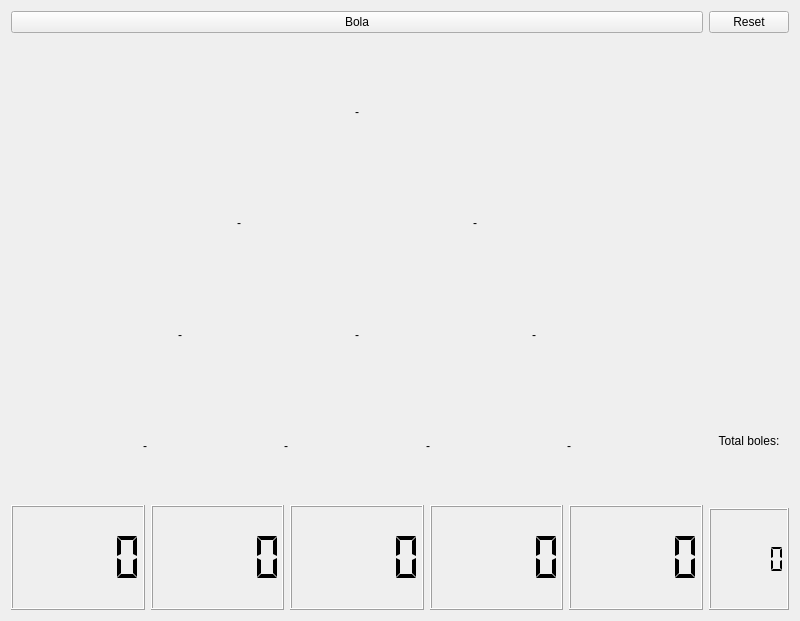
<?xml version="1.0" encoding="UTF-8"?>
<ui version="4.0">
 <class>Galton</class>
 <widget class="QWidget" name="Galton">
  <property name="geometry">
   <rect>
    <x>0</x>
    <y>0</y>
    <width>800</width>
    <height>621</height>
   </rect>
  </property>
  <property name="windowTitle">
   <string>Galton</string>
  </property>
  <layout class="QGridLayout" name="gridLayout">
   <item row="0" column="0">
    <layout class="QHBoxLayout" name="horizontalLayout_3">
     <item>
      <layout class="QVBoxLayout" name="verticalLayout_2">
       <item>
        <widget class="QPushButton" name="pushButton">
         <property name="text">
          <string>Bola</string>
         </property>
         <property name="shortcut">
          <string>Alt+B</string>
         </property>
        </widget>
       </item>
       <item>
        <spacer name="horizontalSpacer">
         <property name="orientation">
          <enum>Qt::Horizontal</enum>
         </property>
         <property name="sizeHint" stdset="0">
          <size>
           <width>40</width>
           <height>20</height>
          </size>
         </property>
        </spacer>
       </item>
       <item>
        <widget class="MyLabel" name="label">
         <property name="text">
          <string>-</string>
         </property>
         <property name="alignment">
          <set>Qt::AlignCenter</set>
         </property>
        </widget>
       </item>
       <item>
        <layout class="QHBoxLayout" name="horizontalLayout_4">
         <item>
          <spacer name="horizontalSpacer_11">
           <property name="orientation">
            <enum>Qt::Horizontal</enum>
           </property>
           <property name="sizeHint" stdset="0">
            <size>
             <width>40</width>
             <height>20</height>
            </size>
           </property>
          </spacer>
         </item>
         <item>
          <widget class="MyLabel" name="label_2">
           <property name="text">
            <string>-</string>
           </property>
           <property name="alignment">
            <set>Qt::AlignCenter</set>
           </property>
          </widget>
         </item>
         <item>
          <spacer name="horizontalSpacer_13">
           <property name="orientation">
            <enum>Qt::Horizontal</enum>
           </property>
           <property name="sizeHint" stdset="0">
            <size>
             <width>40</width>
             <height>20</height>
            </size>
           </property>
          </spacer>
         </item>
         <item>
          <widget class="MyLabel" name="label_3">
           <property name="text">
            <string>-</string>
           </property>
           <property name="alignment">
            <set>Qt::AlignCenter</set>
           </property>
          </widget>
         </item>
         <item>
          <spacer name="horizontalSpacer_12">
           <property name="orientation">
            <enum>Qt::Horizontal</enum>
           </property>
           <property name="sizeHint" stdset="0">
            <size>
             <width>40</width>
             <height>20</height>
            </size>
           </property>
          </spacer>
         </item>
        </layout>
       </item>
       <item>
        <layout class="QHBoxLayout" name="horizontalLayout_2">
         <item>
          <spacer name="horizontalSpacer_2">
           <property name="orientation">
            <enum>Qt::Horizontal</enum>
           </property>
           <property name="sizeHint" stdset="0">
            <size>
             <width>40</width>
             <height>20</height>
            </size>
           </property>
          </spacer>
         </item>
         <item>
          <widget class="MyLabel" name="label_4">
           <property name="text">
            <string>-</string>
           </property>
           <property name="alignment">
            <set>Qt::AlignCenter</set>
           </property>
          </widget>
         </item>
         <item>
          <spacer name="horizontalSpacer_3">
           <property name="orientation">
            <enum>Qt::Horizontal</enum>
           </property>
           <property name="sizeHint" stdset="0">
            <size>
             <width>40</width>
             <height>20</height>
            </size>
           </property>
          </spacer>
         </item>
         <item>
          <widget class="MyLabel" name="label_6">
           <property name="text">
            <string>-</string>
           </property>
           <property name="alignment">
            <set>Qt::AlignCenter</set>
           </property>
          </widget>
         </item>
         <item>
          <spacer name="horizontalSpacer_4">
           <property name="orientation">
            <enum>Qt::Horizontal</enum>
           </property>
           <property name="sizeHint" stdset="0">
            <size>
             <width>40</width>
             <height>20</height>
            </size>
           </property>
          </spacer>
         </item>
         <item>
          <widget class="MyLabel" name="label_7">
           <property name="text">
            <string>-</string>
           </property>
           <property name="alignment">
            <set>Qt::AlignCenter</set>
           </property>
          </widget>
         </item>
         <item>
          <spacer name="horizontalSpacer_5">
           <property name="orientation">
            <enum>Qt::Horizontal</enum>
           </property>
           <property name="sizeHint" stdset="0">
            <size>
             <width>40</width>
             <height>20</height>
            </size>
           </property>
          </spacer>
         </item>
        </layout>
       </item>
       <item>
        <layout class="QHBoxLayout" name="horizontalLayout">
         <item>
          <spacer name="horizontalSpacer_6">
           <property name="orientation">
            <enum>Qt::Horizontal</enum>
           </property>
           <property name="sizeHint" stdset="0">
            <size>
             <width>40</width>
             <height>20</height>
            </size>
           </property>
          </spacer>
         </item>
         <item>
          <widget class="MyLabel" name="label_8">
           <property name="text">
            <string>-</string>
           </property>
           <property name="alignment">
            <set>Qt::AlignCenter</set>
           </property>
          </widget>
         </item>
         <item>
          <spacer name="horizontalSpacer_8">
           <property name="orientation">
            <enum>Qt::Horizontal</enum>
           </property>
           <property name="sizeHint" stdset="0">
            <size>
             <width>40</width>
             <height>20</height>
            </size>
           </property>
          </spacer>
         </item>
         <item>
          <widget class="MyLabel" name="label_11">
           <property name="text">
            <string>-</string>
           </property>
           <property name="alignment">
            <set>Qt::AlignCenter</set>
           </property>
          </widget>
         </item>
         <item>
          <spacer name="horizontalSpacer_9">
           <property name="orientation">
            <enum>Qt::Horizontal</enum>
           </property>
           <property name="sizeHint" stdset="0">
            <size>
             <width>40</width>
             <height>20</height>
            </size>
           </property>
          </spacer>
         </item>
         <item>
          <widget class="MyLabel" name="label_15">
           <property name="text">
            <string>-</string>
           </property>
           <property name="alignment">
            <set>Qt::AlignCenter</set>
           </property>
          </widget>
         </item>
         <item>
          <spacer name="horizontalSpacer_10">
           <property name="orientation">
            <enum>Qt::Horizontal</enum>
           </property>
           <property name="sizeHint" stdset="0">
            <size>
             <width>40</width>
             <height>20</height>
            </size>
           </property>
          </spacer>
         </item>
         <item>
          <widget class="MyLabel" name="label_14">
           <property name="text">
            <string>-</string>
           </property>
           <property name="alignment">
            <set>Qt::AlignCenter</set>
           </property>
          </widget>
         </item>
         <item>
          <spacer name="horizontalSpacer_7">
           <property name="orientation">
            <enum>Qt::Horizontal</enum>
           </property>
           <property name="sizeHint" stdset="0">
            <size>
             <width>40</width>
             <height>20</height>
            </size>
           </property>
          </spacer>
         </item>
        </layout>
       </item>
       <item>
        <layout class="QHBoxLayout" name="horizontalLayout_5">
         <item>
          <widget class="MyLCDNumber" name="lcdNumber">
           <property name="layoutDirection">
            <enum>Qt::LeftToRight</enum>
           </property>
           <property name="frameShape">
            <enum>QFrame::Box</enum>
           </property>
           <property name="frameShadow">
            <enum>QFrame::Raised</enum>
           </property>
           <property name="segmentStyle">
            <enum>QLCDNumber::Flat</enum>
           </property>
           <property name="intValue" stdset="0">
            <number>0</number>
           </property>
          </widget>
         </item>
         <item>
          <widget class="MyLCDNumber" name="lcdNumber_2">
           <property name="layoutDirection">
            <enum>Qt::LeftToRight</enum>
           </property>
           <property name="frameShape">
            <enum>QFrame::Box</enum>
           </property>
           <property name="frameShadow">
            <enum>QFrame::Raised</enum>
           </property>
           <property name="segmentStyle">
            <enum>QLCDNumber::Flat</enum>
           </property>
          </widget>
         </item>
         <item>
          <widget class="MyLCDNumber" name="lcdNumber_3">
           <property name="layoutDirection">
            <enum>Qt::LeftToRight</enum>
           </property>
           <property name="frameShape">
            <enum>QFrame::Box</enum>
           </property>
           <property name="frameShadow">
            <enum>QFrame::Raised</enum>
           </property>
           <property name="segmentStyle">
            <enum>QLCDNumber::Flat</enum>
           </property>
          </widget>
         </item>
         <item>
          <widget class="MyLCDNumber" name="lcdNumber_4">
           <property name="layoutDirection">
            <enum>Qt::LeftToRight</enum>
           </property>
           <property name="frameShape">
            <enum>QFrame::Box</enum>
           </property>
           <property name="frameShadow">
            <enum>QFrame::Raised</enum>
           </property>
           <property name="segmentStyle">
            <enum>QLCDNumber::Flat</enum>
           </property>
          </widget>
         </item>
         <item>
          <widget class="MyLCDNumber" name="lcdNumber_6">
           <property name="layoutDirection">
            <enum>Qt::LeftToRight</enum>
           </property>
           <property name="frameShape">
            <enum>QFrame::Box</enum>
           </property>
           <property name="frameShadow">
            <enum>QFrame::Raised</enum>
           </property>
           <property name="segmentStyle">
            <enum>QLCDNumber::Flat</enum>
           </property>
          </widget>
         </item>
        </layout>
       </item>
      </layout>
     </item>
     <item>
      <layout class="QVBoxLayout" name="verticalLayout_3">
       <item>
        <widget class="QPushButton" name="pushButton_2">
         <property name="text">
          <string>Reset</string>
         </property>
         <property name="shortcut">
          <string>Alt+R</string>
         </property>
        </widget>
       </item>
       <item>
        <spacer name="verticalSpacer">
         <property name="orientation">
          <enum>Qt::Vertical</enum>
         </property>
         <property name="sizeType">
          <enum>QSizePolicy::Fixed</enum>
         </property>
         <property name="sizeHint" stdset="0">
          <size>
           <width>20</width>
           <height>340</height>
          </size>
         </property>
        </spacer>
       </item>
       <item>
        <layout class="QVBoxLayout" name="verticalLayout">
         <item>
          <spacer name="verticalSpacer_2">
           <property name="orientation">
            <enum>Qt::Vertical</enum>
           </property>
           <property name="sizeType">
            <enum>QSizePolicy::Maximum</enum>
           </property>
           <property name="sizeHint" stdset="0">
            <size>
             <width>20</width>
             <height>10</height>
            </size>
           </property>
          </spacer>
         </item>
         <item>
          <widget class="QLabel" name="label_16">
           <property name="maximumSize">
            <size>
             <width>600</width>
             <height>600</height>
            </size>
           </property>
           <property name="baseSize">
            <size>
             <width>0</width>
             <height>0</height>
            </size>
           </property>
           <property name="styleSheet">
            <string notr="true"/>
           </property>
           <property name="text">
            <string>Total boles:</string>
           </property>
           <property name="textFormat">
            <enum>Qt::AutoText</enum>
           </property>
           <property name="alignment">
            <set>Qt::AlignCenter</set>
           </property>
          </widget>
         </item>
         <item>
          <spacer name="verticalSpacer_3">
           <property name="orientation">
            <enum>Qt::Vertical</enum>
           </property>
           <property name="sizeType">
            <enum>QSizePolicy::Fixed</enum>
           </property>
           <property name="sizeHint" stdset="0">
            <size>
             <width>20</width>
             <height>10</height>
            </size>
           </property>
          </spacer>
         </item>
         <item>
          <widget class="MyLCDNumber" name="lcdNumber_9">
           <property name="maximumSize">
            <size>
             <width>800</width>
             <height>800</height>
            </size>
           </property>
           <property name="font">
            <font>
             <pointsize>16</pointsize>
             <weight>50</weight>
             <bold>false</bold>
            </font>
           </property>
           <property name="layoutDirection">
            <enum>Qt::LeftToRight</enum>
           </property>
           <property name="frameShape">
            <enum>QFrame::Box</enum>
           </property>
           <property name="frameShadow">
            <enum>QFrame::Raised</enum>
           </property>
           <property name="segmentStyle">
            <enum>QLCDNumber::Flat</enum>
           </property>
          </widget>
         </item>
        </layout>
       </item>
      </layout>
     </item>
    </layout>
   </item>
  </layout>
 </widget>
 <customwidgets>
  <customwidget>
   <class>MyLabel</class>
   <extends>QLabel</extends>
   <header>MyLabel.h</header>
   <slots>
    <signal>siguiente()</signal>
    <signal>next()</signal>
    <signal>esquerra()</signal>
    <signal>dreta()</signal>
    <signal>borrar()</signal>
    <slot>reset()</slot>
    <slot>changebola()</slot>
    <slot>probabilidad()</slot>
    <slot>changestick()</slot>
    <slot>jugar()</slot>
   </slots>
  </customwidget>
  <customwidget>
   <class>MyLCDNumber</class>
   <extends>QLCDNumber</extends>
   <header>MyLCDNumber.h</header>
   <slots>
    <signal>resetpath()</signal>
    <slot>reset()</slot>
    <slot>incrementanumballs()</slot>
    <slot>incrementabox1()</slot>
    <slot>incrementabox2()</slot>
    <slot>incrementabox3()</slot>
    <slot>incrementabox4()</slot>
    <slot>incrementabox5()</slot>
    <slot>incrementabox6()</slot>
    <slot>incrementabox7()</slot>
    <slot>incrementabox8()</slot>
   </slots>
  </customwidget>
 </customwidgets>
 <resources/>
 <connections>
  <connection>
   <sender>pushButton_2</sender>
   <signal>clicked()</signal>
   <receiver>lcdNumber</receiver>
   <slot>reset()</slot>
   <hints>
    <hint type="sourcelabel">
     <x>699</x>
     <y>24</y>
    </hint>
    <hint type="destinationlabel">
     <x>62</x>
     <y>585</y>
    </hint>
   </hints>
  </connection>
  <connection>
   <sender>pushButton_2</sender>
   <signal>clicked()</signal>
   <receiver>lcdNumber_2</receiver>
   <slot>reset()</slot>
   <hints>
    <hint type="sourcelabel">
     <x>722</x>
     <y>22</y>
    </hint>
    <hint type="destinationlabel">
     <x>143</x>
     <y>568</y>
    </hint>
   </hints>
  </connection>
  <connection>
   <sender>pushButton_2</sender>
   <signal>clicked()</signal>
   <receiver>lcdNumber_3</receiver>
   <slot>reset()</slot>
   <hints>
    <hint type="sourcelabel">
     <x>747</x>
     <y>26</y>
    </hint>
    <hint type="destinationlabel">
     <x>238</x>
     <y>608</y>
    </hint>
   </hints>
  </connection>
  <connection>
   <sender>pushButton_2</sender>
   <signal>clicked()</signal>
   <receiver>lcdNumber_4</receiver>
   <slot>reset()</slot>
   <hints>
    <hint type="sourcelabel">
     <x>763</x>
     <y>25</y>
    </hint>
    <hint type="destinationlabel">
     <x>316</x>
     <y>608</y>
    </hint>
   </hints>
  </connection>
  <connection>
   <sender>pushButton_2</sender>
   <signal>clicked()</signal>
   <receiver>lcdNumber_9</receiver>
   <slot>reset()</slot>
   <hints>
    <hint type="sourcelabel">
     <x>687</x>
     <y>29</y>
    </hint>
    <hint type="destinationlabel">
     <x>782</x>
     <y>528</y>
    </hint>
   </hints>
  </connection>
  <connection>
   <sender>pushButton_2</sender>
   <signal>clicked()</signal>
   <receiver>label</receiver>
   <slot>reset()</slot>
   <hints>
    <hint type="sourcelabel">
     <x>693</x>
     <y>24</y>
    </hint>
    <hint type="destinationlabel">
     <x>395</x>
     <y>132</y>
    </hint>
   </hints>
  </connection>
  <connection>
   <sender>pushButton_2</sender>
   <signal>clicked()</signal>
   <receiver>label_2</receiver>
   <slot>reset()</slot>
   <hints>
    <hint type="sourcelabel">
     <x>674</x>
     <y>25</y>
    </hint>
    <hint type="destinationlabel">
     <x>200</x>
     <y>217</y>
    </hint>
   </hints>
  </connection>
  <connection>
   <sender>pushButton_2</sender>
   <signal>clicked()</signal>
   <receiver>label_3</receiver>
   <slot>reset()</slot>
   <hints>
    <hint type="sourcelabel">
     <x>701</x>
     <y>23</y>
    </hint>
    <hint type="destinationlabel">
     <x>394</x>
     <y>264</y>
    </hint>
   </hints>
  </connection>
  <connection>
   <sender>pushButton_2</sender>
   <signal>clicked()</signal>
   <receiver>label_4</receiver>
   <slot>reset()</slot>
   <hints>
    <hint type="sourcelabel">
     <x>675</x>
     <y>30</y>
    </hint>
    <hint type="destinationlabel">
     <x>114</x>
     <y>284</y>
    </hint>
   </hints>
  </connection>
  <connection>
   <sender>pushButton_2</sender>
   <signal>clicked()</signal>
   <receiver>label_6</receiver>
   <slot>reset()</slot>
   <hints>
    <hint type="sourcelabel">
     <x>727</x>
     <y>29</y>
    </hint>
    <hint type="destinationlabel">
     <x>264</x>
     <y>378</y>
    </hint>
   </hints>
  </connection>
  <connection>
   <sender>pushButton_2</sender>
   <signal>clicked()</signal>
   <receiver>label_7</receiver>
   <slot>reset()</slot>
   <hints>
    <hint type="sourcelabel">
     <x>760</x>
     <y>25</y>
    </hint>
    <hint type="destinationlabel">
     <x>394</x>
     <y>378</y>
    </hint>
   </hints>
  </connection>
  <connection>
   <sender>pushButton_2</sender>
   <signal>clicked()</signal>
   <receiver>label_8</receiver>
   <slot>reset()</slot>
   <hints>
    <hint type="sourcelabel">
     <x>739</x>
     <y>23</y>
    </hint>
    <hint type="destinationlabel">
     <x>29</x>
     <y>428</y>
    </hint>
   </hints>
  </connection>
  <connection>
   <sender>pushButton_2</sender>
   <signal>clicked()</signal>
   <receiver>label_11</receiver>
   <slot>reset()</slot>
   <hints>
    <hint type="sourcelabel">
     <x>738</x>
     <y>17</y>
    </hint>
    <hint type="destinationlabel">
     <x>200</x>
     <y>493</y>
    </hint>
   </hints>
  </connection>
  <connection>
   <sender>pushButton_2</sender>
   <signal>clicked()</signal>
   <receiver>label_15</receiver>
   <slot>reset()</slot>
   <hints>
    <hint type="sourcelabel">
     <x>752</x>
     <y>16</y>
    </hint>
    <hint type="destinationlabel">
     <x>297</x>
     <y>493</y>
    </hint>
   </hints>
  </connection>
  <connection>
   <sender>pushButton_2</sender>
   <signal>clicked()</signal>
   <receiver>label_14</receiver>
   <slot>reset()</slot>
   <hints>
    <hint type="sourcelabel">
     <x>759</x>
     <y>26</y>
    </hint>
    <hint type="destinationlabel">
     <x>394</x>
     <y>493</y>
    </hint>
   </hints>
  </connection>
  <connection>
   <sender>pushButton</sender>
   <signal>clicked()</signal>
   <receiver>lcdNumber_9</receiver>
   <slot>incrementanumballs()</slot>
   <hints>
    <hint type="sourcelabel">
     <x>294</x>
     <y>15</y>
    </hint>
    <hint type="destinationlabel">
     <x>755</x>
     <y>559</y>
    </hint>
   </hints>
  </connection>
  <connection>
   <sender>label</sender>
   <signal>esquerra()</signal>
   <receiver>label_2</receiver>
   <slot>probabilidad()</slot>
   <hints>
    <hint type="sourcelabel">
     <x>175</x>
     <y>115</y>
    </hint>
    <hint type="destinationlabel">
     <x>138</x>
     <y>184</y>
    </hint>
   </hints>
  </connection>
  <connection>
   <sender>label</sender>
   <signal>dreta()</signal>
   <receiver>label_3</receiver>
   <slot>probabilidad()</slot>
   <hints>
    <hint type="sourcelabel">
     <x>276</x>
     <y>116</y>
    </hint>
    <hint type="destinationlabel">
     <x>294</x>
     <y>170</y>
    </hint>
   </hints>
  </connection>
  <connection>
   <sender>label_2</sender>
   <signal>esquerra()</signal>
   <receiver>label_4</receiver>
   <slot>probabilidad()</slot>
   <hints>
    <hint type="sourcelabel">
     <x>95</x>
     <y>231</y>
    </hint>
    <hint type="destinationlabel">
     <x>79</x>
     <y>288</y>
    </hint>
   </hints>
  </connection>
  <connection>
   <sender>label_2</sender>
   <signal>dreta()</signal>
   <receiver>label_6</receiver>
   <slot>probabilidad()</slot>
   <hints>
    <hint type="sourcelabel">
     <x>180</x>
     <y>243</y>
    </hint>
    <hint type="destinationlabel">
     <x>204</x>
     <y>300</y>
    </hint>
   </hints>
  </connection>
  <connection>
   <sender>label_3</sender>
   <signal>esquerra()</signal>
   <receiver>label_6</receiver>
   <slot>probabilidad()</slot>
   <hints>
    <hint type="sourcelabel">
     <x>231</x>
     <y>206</y>
    </hint>
    <hint type="destinationlabel">
     <x>234</x>
     <y>286</y>
    </hint>
   </hints>
  </connection>
  <connection>
   <sender>label_3</sender>
   <signal>dreta()</signal>
   <receiver>label_7</receiver>
   <slot>probabilidad()</slot>
   <hints>
    <hint type="sourcelabel">
     <x>316</x>
     <y>235</y>
    </hint>
    <hint type="destinationlabel">
     <x>345</x>
     <y>278</y>
    </hint>
   </hints>
  </connection>
  <connection>
   <sender>label_4</sender>
   <signal>esquerra()</signal>
   <receiver>label_8</receiver>
   <slot>probabilidad()</slot>
   <hints>
    <hint type="sourcelabel">
     <x>116</x>
     <y>352</y>
    </hint>
    <hint type="destinationlabel">
     <x>77</x>
     <y>409</y>
    </hint>
   </hints>
  </connection>
  <connection>
   <sender>label_4</sender>
   <signal>dreta()</signal>
   <receiver>label_11</receiver>
   <slot>probabilidad()</slot>
   <hints>
    <hint type="sourcelabel">
     <x>94</x>
     <y>349</y>
    </hint>
    <hint type="destinationlabel">
     <x>137</x>
     <y>407</y>
    </hint>
   </hints>
  </connection>
  <connection>
   <sender>label_6</sender>
   <signal>esquerra()</signal>
   <receiver>label_11</receiver>
   <slot>probabilidad()</slot>
   <hints>
    <hint type="sourcelabel">
     <x>183</x>
     <y>333</y>
    </hint>
    <hint type="destinationlabel">
     <x>169</x>
     <y>387</y>
    </hint>
   </hints>
  </connection>
  <connection>
   <sender>label_6</sender>
   <signal>dreta()</signal>
   <receiver>label_15</receiver>
   <slot>probabilidad()</slot>
   <hints>
    <hint type="sourcelabel">
     <x>240</x>
     <y>340</y>
    </hint>
    <hint type="destinationlabel">
     <x>257</x>
     <y>400</y>
    </hint>
   </hints>
  </connection>
  <connection>
   <sender>label_7</sender>
   <signal>esquerra()</signal>
   <receiver>label_15</receiver>
   <slot>probabilidad()</slot>
   <hints>
    <hint type="sourcelabel">
     <x>293</x>
     <y>352</y>
    </hint>
    <hint type="destinationlabel">
     <x>279</x>
     <y>406</y>
    </hint>
   </hints>
  </connection>
  <connection>
   <sender>label_7</sender>
   <signal>dreta()</signal>
   <receiver>label_14</receiver>
   <slot>probabilidad()</slot>
   <hints>
    <hint type="sourcelabel">
     <x>313</x>
     <y>353</y>
    </hint>
    <hint type="destinationlabel">
     <x>344</x>
     <y>401</y>
    </hint>
   </hints>
  </connection>
  <connection>
   <sender>pushButton</sender>
   <signal>clicked()</signal>
   <receiver>label</receiver>
   <slot>jugar()</slot>
   <hints>
    <hint type="sourcelabel">
     <x>232</x>
     <y>21</y>
    </hint>
    <hint type="destinationlabel">
     <x>235</x>
     <y>57</y>
    </hint>
   </hints>
  </connection>
  <connection>
   <sender>label</sender>
   <signal>borrar()</signal>
   <receiver>label_2</receiver>
   <slot>reset()</slot>
   <hints>
    <hint type="sourcelabel">
     <x>195</x>
     <y>122</y>
    </hint>
    <hint type="destinationlabel">
     <x>163</x>
     <y>176</y>
    </hint>
   </hints>
  </connection>
  <connection>
   <sender>label</sender>
   <signal>borrar()</signal>
   <receiver>label_3</receiver>
   <slot>reset()</slot>
   <hints>
    <hint type="sourcelabel">
     <x>252</x>
     <y>135</y>
    </hint>
    <hint type="destinationlabel">
     <x>255</x>
     <y>174</y>
    </hint>
   </hints>
  </connection>
  <connection>
   <sender>label_2</sender>
   <signal>borrar()</signal>
   <receiver>label_4</receiver>
   <slot>reset()</slot>
   <hints>
    <hint type="sourcelabel">
     <x>107</x>
     <y>248</y>
    </hint>
    <hint type="destinationlabel">
     <x>101</x>
     <y>278</y>
    </hint>
   </hints>
  </connection>
  <connection>
   <sender>label_2</sender>
   <signal>borrar()</signal>
   <receiver>label_6</receiver>
   <slot>reset()</slot>
   <hints>
    <hint type="sourcelabel">
     <x>176</x>
     <y>250</y>
    </hint>
    <hint type="destinationlabel">
     <x>176</x>
     <y>283</y>
    </hint>
   </hints>
  </connection>
  <connection>
   <sender>label_3</sender>
   <signal>borrar()</signal>
   <receiver>label_6</receiver>
   <slot>reset()</slot>
   <hints>
    <hint type="sourcelabel">
     <x>212</x>
     <y>242</y>
    </hint>
    <hint type="destinationlabel">
     <x>212</x>
     <y>283</y>
    </hint>
   </hints>
  </connection>
  <connection>
   <sender>label_3</sender>
   <signal>borrar()</signal>
   <receiver>label_7</receiver>
   <slot>reset()</slot>
   <hints>
    <hint type="sourcelabel">
     <x>270</x>
     <y>246</y>
    </hint>
    <hint type="destinationlabel">
     <x>335</x>
     <y>287</y>
    </hint>
   </hints>
  </connection>
  <connection>
   <sender>label_4</sender>
   <signal>borrar()</signal>
   <receiver>label_8</receiver>
   <slot>reset()</slot>
   <hints>
    <hint type="sourcelabel">
     <x>93</x>
     <y>368</y>
    </hint>
    <hint type="destinationlabel">
     <x>81</x>
     <y>401</y>
    </hint>
   </hints>
  </connection>
  <connection>
   <sender>label_4</sender>
   <signal>borrar()</signal>
   <receiver>label_11</receiver>
   <slot>reset()</slot>
   <hints>
    <hint type="sourcelabel">
     <x>118</x>
     <y>370</y>
    </hint>
    <hint type="destinationlabel">
     <x>136</x>
     <y>411</y>
    </hint>
   </hints>
  </connection>
  <connection>
   <sender>label_7</sender>
   <signal>borrar()</signal>
   <receiver>label_14</receiver>
   <slot>reset()</slot>
   <hints>
    <hint type="sourcelabel">
     <x>301</x>
     <y>346</y>
    </hint>
    <hint type="destinationlabel">
     <x>330</x>
     <y>403</y>
    </hint>
   </hints>
  </connection>
  <connection>
   <sender>label_6</sender>
   <signal>borrar()</signal>
   <receiver>label_15</receiver>
   <slot>reset()</slot>
   <hints>
    <hint type="sourcelabel">
     <x>221</x>
     <y>356</y>
    </hint>
    <hint type="destinationlabel">
     <x>232</x>
     <y>398</y>
    </hint>
   </hints>
  </connection>
  <connection>
   <sender>pushButton_2</sender>
   <signal>clicked()</signal>
   <receiver>lcdNumber_6</receiver>
   <slot>reset()</slot>
   <hints>
    <hint type="sourcelabel">
     <x>644</x>
     <y>27</y>
    </hint>
    <hint type="destinationlabel">
     <x>381</x>
     <y>552</y>
    </hint>
   </hints>
  </connection>
  <connection>
   <sender>label_8</sender>
   <signal>esquerra()</signal>
   <receiver>lcdNumber</receiver>
   <slot>incrementabox1()</slot>
   <hints>
    <hint type="sourcelabel">
     <x>63</x>
     <y>453</y>
    </hint>
    <hint type="destinationlabel">
     <x>51</x>
     <y>542</y>
    </hint>
   </hints>
  </connection>
  <connection>
   <sender>label_8</sender>
   <signal>dreta()</signal>
   <receiver>lcdNumber_2</receiver>
   <slot>incrementabox2()</slot>
   <hints>
    <hint type="sourcelabel">
     <x>74</x>
     <y>473</y>
    </hint>
    <hint type="destinationlabel">
     <x>120</x>
     <y>528</y>
    </hint>
   </hints>
  </connection>
  <connection>
   <sender>label_11</sender>
   <signal>esquerra()</signal>
   <receiver>lcdNumber_2</receiver>
   <slot>incrementabox2()</slot>
   <hints>
    <hint type="sourcelabel">
     <x>165</x>
     <y>460</y>
    </hint>
    <hint type="destinationlabel">
     <x>125</x>
     <y>521</y>
    </hint>
   </hints>
  </connection>
  <connection>
   <sender>label_11</sender>
   <signal>dreta()</signal>
   <receiver>lcdNumber_3</receiver>
   <slot>incrementabox3()</slot>
   <hints>
    <hint type="sourcelabel">
     <x>178</x>
     <y>466</y>
    </hint>
    <hint type="destinationlabel">
     <x>202</x>
     <y>524</y>
    </hint>
   </hints>
  </connection>
  <connection>
   <sender>label_15</sender>
   <signal>esquerra()</signal>
   <receiver>lcdNumber_3</receiver>
   <slot>incrementabox3()</slot>
   <hints>
    <hint type="sourcelabel">
     <x>243</x>
     <y>465</y>
    </hint>
    <hint type="destinationlabel">
     <x>227</x>
     <y>518</y>
    </hint>
   </hints>
  </connection>
  <connection>
   <sender>label_15</sender>
   <signal>dreta()</signal>
   <receiver>lcdNumber_4</receiver>
   <slot>incrementabox4()</slot>
   <hints>
    <hint type="sourcelabel">
     <x>290</x>
     <y>466</y>
    </hint>
    <hint type="destinationlabel">
     <x>297</x>
     <y>529</y>
    </hint>
   </hints>
  </connection>
  <connection>
   <sender>label_14</sender>
   <signal>esquerra()</signal>
   <receiver>lcdNumber_4</receiver>
   <slot>incrementabox4()</slot>
   <hints>
    <hint type="sourcelabel">
     <x>327</x>
     <y>470</y>
    </hint>
    <hint type="destinationlabel">
     <x>298</x>
     <y>521</y>
    </hint>
   </hints>
  </connection>
  <connection>
   <sender>label_14</sender>
   <signal>dreta()</signal>
   <receiver>lcdNumber_6</receiver>
   <slot>incrementabox5()</slot>
   <hints>
    <hint type="sourcelabel">
     <x>379</x>
     <y>457</y>
    </hint>
    <hint type="destinationlabel">
     <x>378</x>
     <y>515</y>
    </hint>
   </hints>
  </connection>
 </connections>
</ui>
